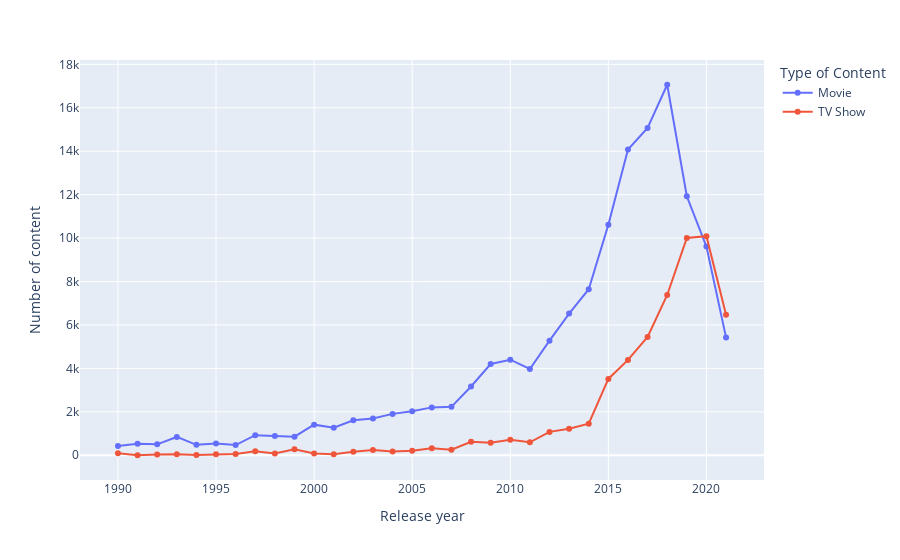

This figure's notebook cell:
### Code cell
fig = px.line(recent_movies, x="release_year", y="counts", color='type',
              title='', 
             markers=True)
fig.update_layout(xaxis_title="Release year",
                  yaxis_title="Number of content",
                  legend_title='Type of Content')

### Figure 1 — Plotly figure (JSON) as saved in the notebook; plotly's stock layout.template omitted (floating-point values rounded to 4 significant figures)
{"data": [{"hovertemplate": "type=Movie<br>release_year=%{x}<br>counts=%{y}<extra></extra>", "legendgroup": "Movie", "line": {"color": "#636efa", "dash": "solid"}, "marker": {"symbol": "circle"}, "mode": "markers+lines", "name": "Movie", "orientation": "v", "showlegend": true, "type": "scatter", "x": [1990, 1991, 1992, 1993, 1994, 1995, 1996, 1997, 1998, 1999, 2000, 2001, 2002, 2003, 2004, 2005, 2006, 2007, 2008, 2009, 2010, 2011, 2012, 2013, 2014, 2015, 2016, 2017, 2018, 2019, 2020, 2021], "xaxis": "x", "y": [422, 532, 504, 844, 480, 539, 471, 925, 889, 854, 1409, 1265, 1613, 1692, 1906, 2032, 2205, 2231, 3169, 4201, 4400, 3974, 5277, 6522, 7644, 10612, 14075, 15069, 17060, 11926, 9608, 5427], "yaxis": "y"}, {"hovertemplate": "type=TV Show<br>release_year=%{x}<br>counts=%{y}<extra></extra>", "legendgroup": "TV Show", "line": {"color": "#EF553B", "dash": "solid"}, "marker": {"symbol": "circle"}, "mode": "markers+lines", "name": "TV Show", "orientation": "v", "showlegend": true, "type": "scatter", "x": [1990, 1991, 1992, 1993, 1994, 1995, 1996, 1997, 1998, 1999, 2000, 2001, 2002, 2003, 2004, 2005, 2006, 2007, 2008, 2009, 2010, 2011, 2012, 2013, 2014, 2015, 2016, 2017, 2018, 2019, 2020, 2021], "xaxis": "x", "y": [98, 1, 38, 49, 15, 43, 61, 187, 79, 278, 78, 46, 164, 242, 175, 205, 318, 259, 622, 581, 709, 599, 1077, 1223, 1454, 3516, 4390, 5447, 7381, 10005, 10089, 6467], "yaxis": "y"}], "layout": {"legend": {"title": {"text": "Type of Content"}, "tracegroupgap": 0}, "margin": {"t": 60}, "xaxis": {"anchor": "y", "domain": [0, 1], "title": {"text": "Release year"}}, "yaxis": {"anchor": "x", "domain": [0, 1], "title": {"text": "Number of content"}}}}
